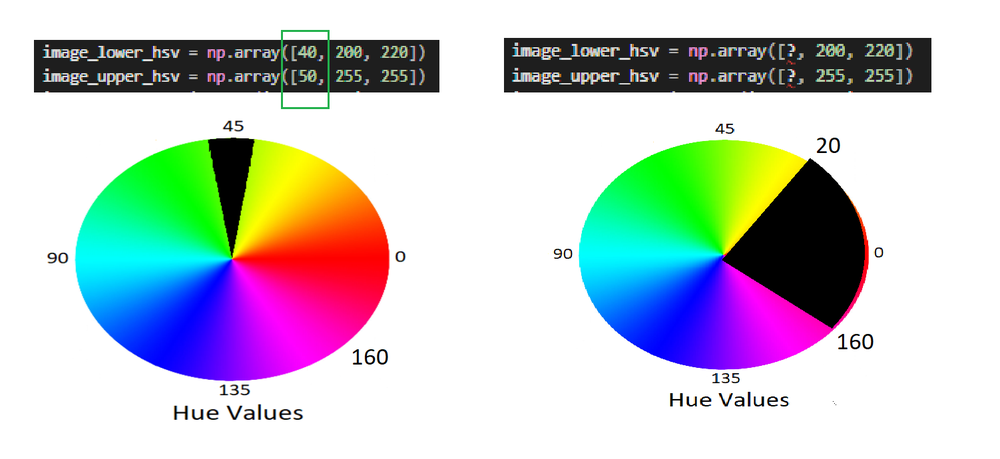
#> input picture hsv.png, 1000 x 459 px, shrunk from 1502 x 690 before the run, given in place of the camera
$ python 8-blur-n-smooth.py   (older library calls are emulated)
#> lines starting #> are read from the running program, lines starting #| are printed output that depends on the picture; after the words box and inside, x2 and y2 are one past the last pixel; in counts of white or black regions, pixels touching at a corner belong together
import cv2
import numpy as np

cap = cv2.VideoCapture(0)

while(True):
	_, frame = cap.read()
#> frame is the input picture: shape (459, 1000, 3); mean B, G, R 201.9, 199.7, 194.8
	# hue, sat, val .. color range purpose
	hsv_version = cv2.cvtColor(frame, cv2.COLOR_BGR2HSV)
#> hsv_version: shape (459, 1000, 3); mean H, S, V 24, 58.3, 226.2

	## only for red -30 to 0 and 0 to 30 -  2masks
	lower_red = np.array([150,50,50])
	upper_red = np.array([180,255,255])
	mask1 = cv2.inRange(hsv_version, lower_red, upper_red)
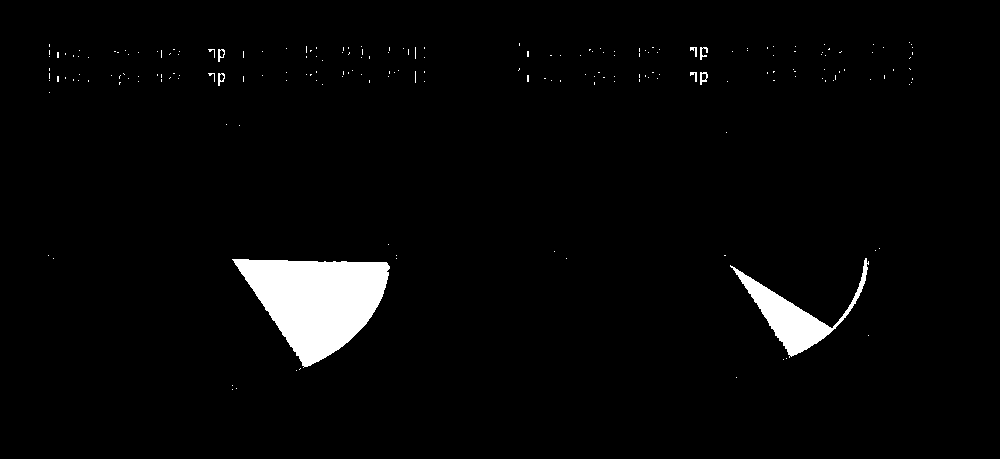
#> mask1: shape (459, 1000); 3.1% white; 202 white regions (192 under 20 px), largest, box (x1, y1, x2, y2) and area: (232, 259, 390, 368) 10236, (730, 258, 869, 358) 3213, (700, 72, 708, 85) 55

	lower_red = np.array([0,50,50])
	upper_red = np.array([30,255,255])
	mask2 = cv2.inRange(hsv_version, lower_red, upper_red)
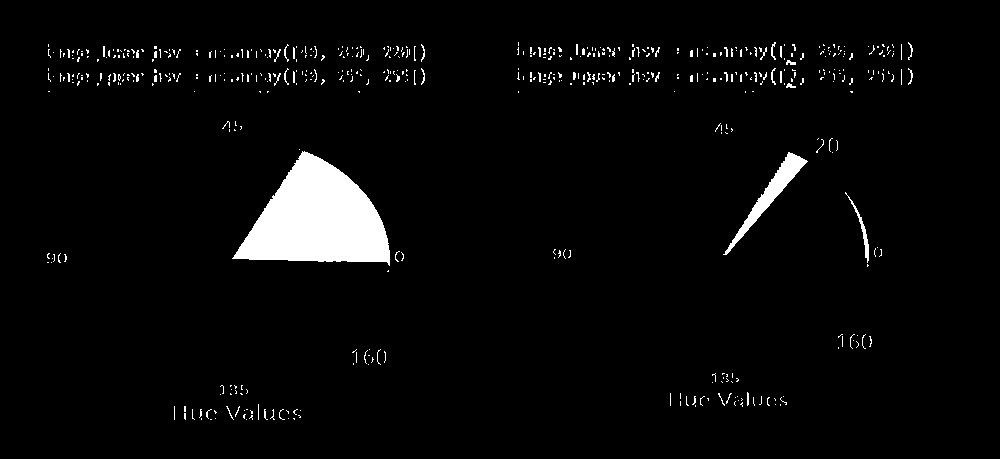
#> mask2: shape (459, 1000); 3.6% white; 536 white regions (497 under 20 px), largest, box (x1, y1, x2, y2) and area: (232, 151, 390, 266) 10877, (723, 152, 808, 255) 1419, (845, 192, 869, 263) 217
	mask = cv2.bitwise_or(mask1,mask2)
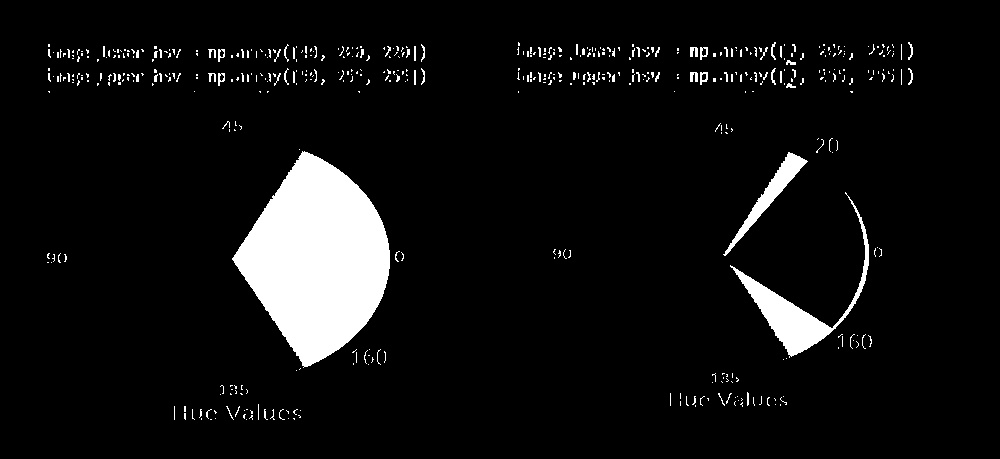
#> mask: shape (459, 1000); 6.7% white; 518 white regions (464 under 20 px), largest, box (x1, y1, x2, y2) and area: (232, 151, 390, 368) 21117, (730, 192, 869, 358) 3434, (723, 152, 808, 256) 1421
	res = cv2.bitwise_and(frame, frame, mask=mask)
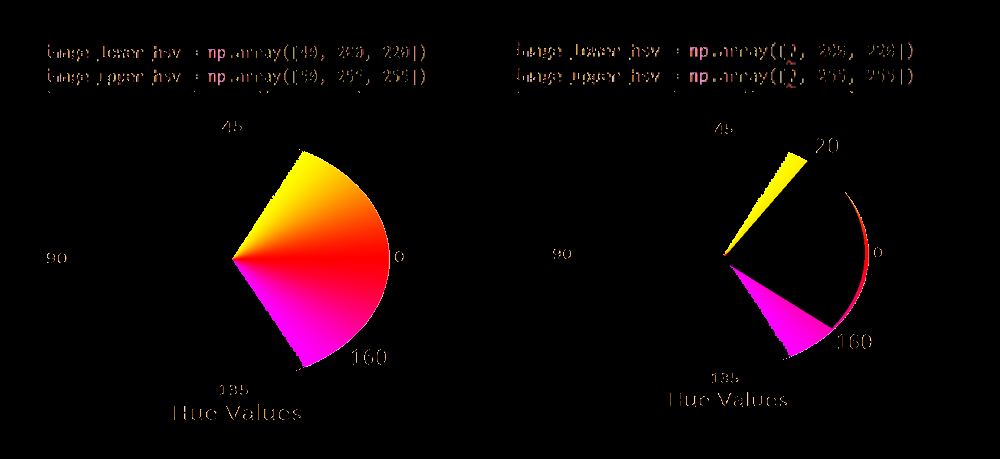
#> res: shape (459, 1000, 3); mean B, G, R 5.4, 4.9, 15.9

	##averaging
	kernel = np.ones((10,10), np.float)/100
	smoothened = cv2.filter2D(res, -1, kernel)
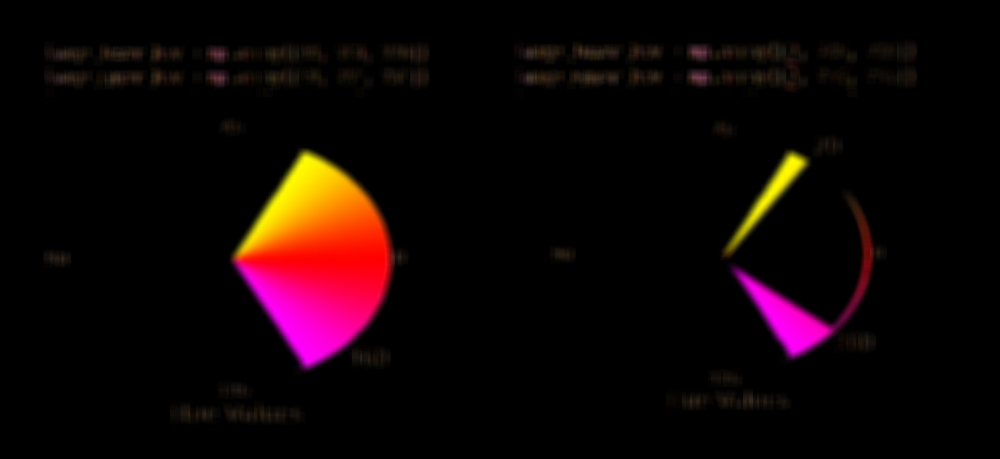
#> smoothened: shape (459, 1000, 3); mean B, G, R 5.3, 4.9, 15.9
	# blurred = cv2.GaussianBlur(res, (10,10), 0)
	# medianblur = cv2.medianBlur(res, 10)
	bilateral = cv2.bilateralFilter(res, 10, 75, 75)

	cv2.imshow('frame',frame)
	# cv2.imshow('mask',mask)
	cv2.imshow('result',res)
	cv2.imshow('smoothened', smoothened)
	# cv2.imshow('blurred', blurred)
	# cv2.imshow('median',medianblur)
	cv2.imshow('bilateral',bilateral)

	k = cv2.waitKey(5) & 0xFF
#> (key q is pressed here)
	if(k == ord('q')):
		break

cv2.destroyAllWindows()
cap.release()
